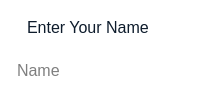
          <widget class="QFrame" name="verticalFrame">
           <property name="sizePolicy">
            <sizepolicy hsizetype="Preferred" vsizetype="Fixed">
             <horstretch>0</horstretch>
             <verstretch>0</verstretch>
            </sizepolicy>
           </property>
           <property name="styleSheet">
            <string notr="true">padding:0;
background-color: rgb(255, 255, 255);
border-radius:10px;</string>
           </property>
           <layout class="QVBoxLayout" name="verticalLayout_2">
            <property name="spacing">
             <number>0</number>
            </property>
            <property name="leftMargin">
             <number>5</number>
            </property>
            <property name="topMargin">
             <number>5</number>
            </property>
            <property name="rightMargin">
             <number>5</number>
            </property>
            <property name="bottomMargin">
             <number>5</number>
            </property>
            <item>
             <widget class="QFrame" name="frame">
              <property name="sizePolicy">
               <sizepolicy hsizetype="Preferred" vsizetype="Fixed">
                <horstretch>0</horstretch>
                <verstretch>0</verstretch>
               </sizepolicy>
              </property>
              <layout class="QHBoxLayout" name="horizontalLayout_8">
               <item>
                <widget class="QLabel" name="label_12">
                 <property name="sizePolicy">
                  <sizepolicy hsizetype="Fixed" vsizetype="Fixed">
                   <horstretch>0</horstretch>
                   <verstretch>0</verstretch>
                  </sizepolicy>
                 </property>
                 <property name="text">
                  <string/>
                 </property>
                 <property name="pixmap">
                  <pixmap resource="resources.qrc">:/resources/icons/name.svg</pixmap>
                 </property>
                </widget>
               </item>
               <item>
                <widget class="QLabel" name="label_8">
                 <property name="sizePolicy">
                  <sizepolicy hsizetype="Preferred" vsizetype="Fixed">
                   <horstretch>0</horstretch>
                   <verstretch>0</verstretch>
                  </sizepolicy>
                 </property>
                 <property name="font">
                  <font>
                   <pointsize>12</pointsize>
                  </font>
                 </property>
                 <property name="styleSheet">
                  <string notr="true">color: rgb(14, 28, 44);</string>
                 </property>
                 <property name="text">
                  <string>Enter Your Name</string>
                 </property>
                </widget>
               </item>
              </layout>
             </widget>
            </item>
            <item>
             <widget class="QLineEdit" name="name_lineEdit">
              <property name="sizePolicy">
               <sizepolicy hsizetype="Preferred" vsizetype="Fixed">
                <horstretch>0</horstretch>
                <verstretch>0</verstretch>
               </sizepolicy>
              </property>
              <property name="font">
               <font>
                <pointsize>12</pointsize>
               </font>
              </property>
              <property name="styleSheet">
               <string notr="true">padding:10px;
border:none;</string>
              </property>
              <property name="placeholderText">
               <string>Name</string>
              </property>
             </widget>
            </item>
           </layout>
          </widget>
